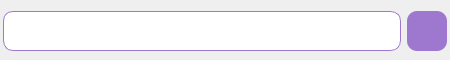
<?xml version="1.0" encoding="UTF-8"?>
<ui version="4.0">
 <class>CmdWidget</class>
 <widget class="QWidget" name="CmdWidget">
  <property name="geometry">
   <rect>
    <x>0</x>
    <y>0</y>
    <width>450</width>
    <height>60</height>
   </rect>
  </property>
  <property name="sizePolicy">
   <sizepolicy hsizetype="Preferred" vsizetype="Fixed">
    <horstretch>0</horstretch>
    <verstretch>0</verstretch>
   </sizepolicy>
  </property>
  <property name="minimumSize">
   <size>
    <width>450</width>
    <height>60</height>
   </size>
  </property>
  <property name="maximumSize">
   <size>
    <width>450</width>
    <height>65</height>
   </size>
  </property>
  <property name="windowTitle">
   <string>Form</string>
  </property>
  <layout class="QHBoxLayout" name="horizontalLayout">
   <property name="leftMargin">
    <number>3</number>
   </property>
   <property name="rightMargin">
    <number>3</number>
   </property>
   <item>
    <widget class="QLineEdit" name="lineEdit">
     <property name="minimumSize">
      <size>
       <width>0</width>
       <height>40</height>
      </size>
     </property>
     <property name="maximumSize">
      <size>
       <width>16777215</width>
       <height>40</height>
      </size>
     </property>
     <property name="styleSheet">
      <string notr="true">border-radius: 10px;
border: 1px solid #9E78CF;
color: white;
padding-left:10px</string>
     </property>
     <property name="maxLength">
      <number>1000</number>
     </property>
     <property name="placeholderText">
      <string extracomment=" add todo..."/>
     </property>
     <property name="clearButtonEnabled">
      <bool>false</bool>
     </property>
    </widget>
   </item>
   <item>
    <widget class="QPushButton" name="pushButton">
     <property name="minimumSize">
      <size>
       <width>40</width>
       <height>40</height>
      </size>
     </property>
     <property name="styleSheet">
      <string notr="true">border-radius: 10px;
background: #9E78CF;</string>
     </property>
     <property name="text">
      <string/>
     </property>
     <property name="icon">
      <iconset theme="QIcon::ThemeIcon::ListAdd"/>
     </property>
    </widget>
   </item>
  </layout>
 </widget>
 <resources/>
 <connections/>
</ui>
